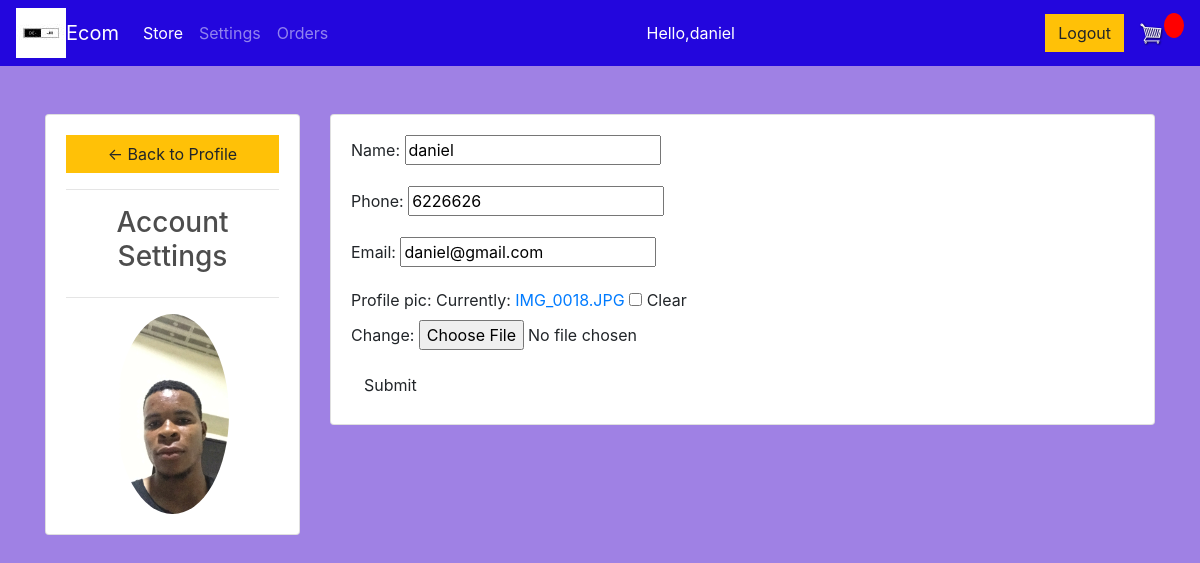
The page /setting/ (signed in) on the database its author committed.
### mart/models.py (models this page shows, shortened)
class Customer(models.Model):
    user = models.OneToOneField(User, null=True, blank=True, on_delete=models.CASCADE, related_name="customer")
    name = models.CharField(max_length=200, null=True)
    phone = models.CharField(max_length=200, null=True)
    email = models.CharField(max_length=200, null=True)
    profile_pic = models.ImageField(default="profile1.png", null=True, blank=True)
    date_created =models.DateTimeField(auto_now_add=True, null=True)

### mart/decorators.py (the view)
        def wrapper_func(request, *args, **kwargs):
            group = None
            if request.user.groups.exists():
                group = request.user.groups.all()[0].name
            if group in allowed_roles:
              return view_func(request, *args, **kwargs)
            else:
                return HttpResponse('you are not allowed to view this page')

### mart/forms.py
class CustomerForm(ModelForm):
    class Meta:
        model = Customer
        fields = '__all__'
        exclude = ['user']

### mart/views.py (called while the page is built)
@login_required(login_url='login')
@allowed_users(allowed_roles=['customer'])
def settingPage(request):
    customer = request.user.customer
    form = CustomerForm(instance=customer)
    if request.method == 'POST':
        form = CustomerForm(request.POST, request.FILES, instance=customer)
        if form.is_valid():
            form.save()
    context = {'form': form}
    return render(request, 'account/settings.html', context)

### mart/templates/account/settings.html (shortened to what this page needs)
{% extends 'Store/main.html' %}
{% load static %}
{% block content %}
<head>
    <link rel="stylesheet" href="https://cdn.jsdelivr.net/npm/bootstrap@4.0.0/dist/css/bootstrap.min.css"
>
</head>
    <link rel="stylesheet" type="text/css" href="{% static 'CSS/main.css' %}">
<br>
<div class="row">
    <div class="col-md-3">
        <div class="card card-body">
            <a class="btn btn-warning" href="{% url 'user_page' %}">&#8592; Back to Profile</a>
            <hr>
            <h3 style="text-align: center;">Account Settings</h3>
            <hr>
            <img class="profile-pic" src="{{request.user.customer.profile_pic.url}}">
        </div>
    </div>
    <div class="col-md-9">
        <div class="card card-body">
            <form method="POST" action="" enctype="multipart/form-data">
                {{form.as_p}}
            <input class="btn btn-priamry" type="submit" name="Update Information">
            </form>
        </div>
    </div>
</div>
{% endblock %}

### mart/templates/Store/main.html (shortened to what this page needs)
<!DOCTYPE html>
{% load static %}
<html>
<head>
	<link rel="stylesheet" href="https://stackpath.bootstrapcdn.com/bootstrap/4.4.1/css/bootstrap.min.css">
	<link rel="stylesheet" type="text/css" href="{% static 'CSS/main.css' %}">
</head>
<body>
	<nav class="navbar navbar-expand-lg navbar-dark bg-dark">
		<Img src="{% static 'images/logo.jpg' %}">
	  <a class="navbar-brand" href="{% url 'store' %}">Ecom</a>
	  <div class="collapse navbar-collapse" id="navbarSupportedContent">
	    <ul class="navbar-nav mr-auto">
	      <li class="nav-item active">
	        <a class="nav-link" href="{% url 'store' %}">Store <span class="sr-only">(current)</span></a>
	      </li>
		  <li class="nav-item">
			<a class="nav-link" href="{% url 'setting-page' %}">Settings</a>
		  </li>
		  <li class="nav-item">
			<a class="nav-link" href="{% url 'user_page' %}">Orders</a>
		  </li>
	    </ul>
		<ul class="navbar-nav mr-auto">
			<li class="nav-item active">
				<a class="nav-link">Hello,{{request.user}}</a>
			</li>
		</ul>
	    <div class="form-inline my-2 my-lg-0">
	     	<a href="{% url 'logout' %}" class="btn btn-warning">Logout</a>
	     	<a href="{% url 'cart' %}">
	    		<img  id="cart-icon" src="{% static 'images/cart.png' %}">
	    	</a>
            <p id="cart-total">{{cartItems}}</p>
	    </div>
	  </div>
	</nav>
     <div class="container">
            <br>
            {% block content %}
            {% endblock content %}
         </div>
</body>
</html>

### static/CSS/main.css (style rules this page uses)
body { background-color: hsl(258, 65%, 70%); }
h1,h2,h3,h4,h5,h6 { color:hsl(0, 0%, 30%); }
.bg-dark { background-color: #2306dd!important; }
#cart-icon { width:25px; display: inline-block; margin-left: 15px; }
#cart-total { display: block; text-align: center; color:#fff; background-color: red; width: 20px; height: 25px; border-radius: 50%; font-size: 14px; }
.btn { border-radius: 0; }

### mart/templates/account/settings.html (style rules this page uses)
.profile-pic { max-width: 200px; max-height: 200px; margin: 0 auto; border-radius: 50%; }

### rows shown on the page
Customer: name "daniel", phone "6226626", email "daniel@gmail.com"

### other values the page prints
{{ request.user }} "daniel"
